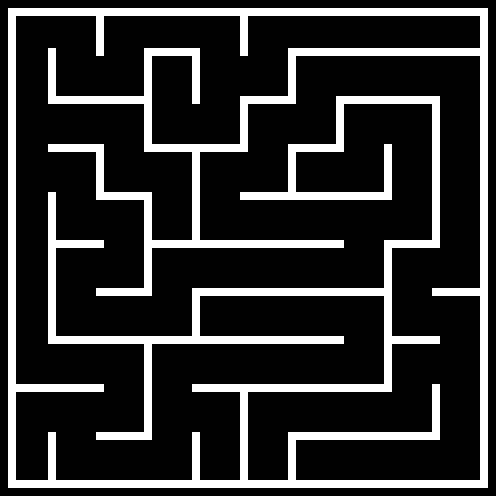

A level layout from a 2D game, rendered from its tile map. Below: a short description, then the map file with tile-grid data replaced by summaries:
An orthogonal 62x62 tile map with 8x8 px tiles, 1 tile layer (Background) and 55 objects (4x Painter, Player, Checkpoint).

<map version="1.10" tiledversion="1.10.2" orientation="orthogonal" renderorder="right-down" width="62" height="62" tilewidth="8" tileheight="8" infinite="0" nextlayerid="4" nextobjectid="58">
 <tileset firstgid="1" source="Mazeball.tsx" />
 <layer id="1" name="Background" width="62" height="62">
  <data>[3844 cells, 719 non-empty, 1 distinct tile ids]</data>
 </layer>
 <objectgroup id="2" name="Spawnpoints">
  <object id="51" name="Player" type="Player" x="205" y="21" width="30" height="30" />
  <object id="52" name="Painter" type="Painter" x="445" y="16.6667" width="30" height="30">
   <properties>
    <property name="colour" value="Yellow" />
   </properties>
  </object>
  <object id="53" name="Painter" type="Painter" x="302" y="444.667" width="30" height="30">
   <properties>
    <property name="colour" value="Green" />
   </properties>
  </object>
  <object id="54" name="Painter" type="Painter" x="207" y="299.667" width="30" height="30">
   <properties>
    <property name="colour" value="Red" />
   </properties>
  </object>
  <object id="55" name="Painter" type="Painter" x="301" y="155.667" width="30" height="30">
   <properties>
    <property name="colour" value="Blue" />
   </properties>
  </object>
  <object id="57" name="Checkpoint" type="Checkpoint" x="252" y="466">
   <polygon points="0,0 31.75,-0.5 31.75,14.5 0,14.25" />
  </object>
 </objectgroup>
 <objectgroup id="3" name="Walls">
  <object id="1" x="7.75" y="8">
   <polygon points="0,0 0.5,8 480.25,7.75 480.25,0.5" />
  </object>
  <object id="2" x="15.75" y="16.5">
   <polygon points="0,0 -7.75,0.25 -7.25,471 0,471.25" />
  </object>
  <object id="3" x="16" y="480.5">
   <polygon points="0,0 0,7.5 471.5,7.25 472,0" />
  </object>
  <object id="4" x="480.25" y="480">
   <polygon points="0,0 7.5,-0.25 7.75,-463.5 0,-463.5" />
  </object>
  <object id="5" x="288.25" y="441">
   <polygon points="0,0 7.5,-0.25 7.75,39 -0.25,39" />
  </object>
  <object id="6" x="288.25" y="432.5">
   <polygon points="0,0 0,7.25 151.75,7.25 151.75,0" />
  </object>
  <object id="7" x="432.25" y="384.25">
   <polygon points="0,0 7.5,0 7.75,48 0,47.75" />
  </object>
  <object id="8" x="432.5" y="288.75">
   <polygon points="0,0 -0.25,6.5 47.75,6.75 47.25,-0.25" />
  </object>
  <object id="9" x="392.5" y="335.75">
   <polygon points="0,0 47.5,0.5 47.75,8.25 -0.25,8.25" />
  </object>
  <object id="10" x="239.75" y="392.25">
   <polygon points="0,0 8.25,0 7.75,88 0.75,87.5" />
  </object>
  <object id="11" x="192.5" y="432.75">
   <polygon points="0,0 7.25,-0.25 7.75,46.75 -0.5,46.75" />
  </object>
  <object id="12" x="192.25" y="384.5">
   <polygon points="0,0 0.25,7.25 199.5,6.75 199.75,0.25" />
  </object>
  <object id="13" x="384.25" y="384">
   <polygon points="0,0 7.5,-0.25 7.75,-136 0,-136" />
  </object>
  <object id="14" x="16" y="384">
   <polygon points="0,0 88.25,0.5 88,7.75 0.25,7.5" />
  </object>
  <object id="15" x="48.5" y="432.25">
   <polygon points="0,0 7.25,0 7,47.75 0,47.75" />
  </object>
  <object id="16" x="96.5" y="432.5">
   <polygon points="0,0 55.25,0.25 55.25,7.25 0,7.25" />
  </object>
  <object id="17" x="144.25" y="344.75">
   <polygon points="0,0 0.25,87.25 7.5,87.5 7.5,-0.25" />
  </object>
  <object id="18" x="48" y="336.25">
   <polygon points="0,0 295.75,0.25 295.75,7.5 0.25,7.25" />
  </object>
  <object id="19" x="192.5" y="296.5">
   <polygon points="0,0 7.5,0 7.75,39.25 -0.5,39.5" />
  </object>
  <object id="20" x="96.25" y="288.5">
   <polygon points="0,0 55.75,0 55.75,7 0,7" />
  </object>
  <object id="21" x="192.5" y="288">
   <polygon points="0,0 0,7.25 191.25,8 191.5,0.25" />
  </object>
  <object id="22" x="384.5" y="240.25">
   <polygon points="0,0 0,7.25 55.25,7.5 55.25,0.25" />
  </object>
  <object id="23" x="48.5" y="335.5">
   <polygon points="0,0 7.5,0.25 7.25,-143.25 -0.5,-143" />
  </object>
  <object id="24" x="56.5" y="240.5">
   <polygon points="0,0 47.25,0 47.25,6.75 -0.25,7" />
  </object>
  <object id="25" x="144" y="200.5">
   <polygon points="0,0 7.5,0 7.75,87 0.25,87" />
  </object>
  <object id="26" x="96" y="192.5">
   <polygon points="0,0 55.75,0 55.75,7.25 0,7" />
  </object>
  <object id="27" x="152.25" y="240.75">
   <polygon points="0,0 191.5,-0.25 191.5,6.75 -0.5,6.75" />
  </object>
  <object id="28" x="192" y="239.75">
   <polygon points="0,0 7.75,0.25 8,-87.25 0,-87" />
  </object>
  <object id="29" x="96.25" y="152.5">
   <polygon points="0,0 7.25,0 7,39.25 -0.25,39" />
  </object>
  <object id="30" x="48.25" y="144.75">
   <polygon points="0,0 55.5,-0.25 55.5,7.25 0,6.75" />
  </object>
  <object id="31" x="240.5" y="192.5">
   <polygon points="0,0 151.25,0 151,7.25 -0.25,7" />
  </object>
  <object id="32" x="288.5" y="152.75">
   <polygon points="0,0 7.5,0 7.5,39.25 -0.25,39" />
  </object>
  <object id="33" x="288.5" y="144.75">
   <polygon points="0,0 55.25,-0.25 55,7 -0.5,7.5" />
  </object>
  <object id="34" x="384.25" y="144.5">
   <polygon points="0,0 7.25,0 7.25,47.25 0.25,47.25" />
  </object>
  <object id="35" x="432.25" y="239.5">
   <polygon points="0,0 7.5,0 7.5,-134.75 0,-134.75" />
  </object>
  <object id="36" x="336.25" y="105">
   <polygon points="0,0 7.5,0 7.25,39 0,38.5" />
  </object>
  <object id="37" x="336.25" y="96.75">
   <polygon points="0,0 0.25,7 103.5,7.25 103.75,-0.25" />
  </object>
  <object id="38" x="144.5" y="144.5">
   <polygon points="0,0 103.25,0 103,7.25 -0.25,7" />
  </object>
  <object id="39" x="240.5" y="104.5">
   <polygon points="0,0 7,0 7.25,39.5 -0.25,39.5" />
  </object>
  <object id="40" x="240.25" y="96.75">
   <polygon points="0,0 55.5,-0.25 55.25,6.75 0.25,7" />
  </object>
  <object id="41" x="144.25" y="143.75">
   <polygon points="0,0 7.5,-0.25 7.5,-87.25 0,-87.25" />
  </object>
  <object id="42" x="144.25" y="48.75">
   <polygon points="0,0 0.25,7.25 55.75,7 55.75,-0.25" />
  </object>
  <object id="43" x="192.5" y="56.5">
   <polygon points="0,0 7,0.25 6.75,47 0,46.75" />
  </object>
  <object id="45" x="48.25" y="96.75">
   <polygon points="0,0 95.5,0 95.5,6.75 0.25,7" />
  </object>
  <object id="46" x="48.5" y="48.5">
   <polygon points="0,0 7.25,0.25 7,47.25 -0.5,47.25" />
  </object>
  <object id="47" x="287.75" y="56.75">
   <polygon points="0,0 8,0 8,39 0.5,39" />
  </object>
  <object id="48" x="288" y="56">
   <polygon points="0,0 0.5,-7.5 191.75,-7.5 191.75,-0.25" />
  </object>
  <object id="49" x="96.5" y="16.75">
   <polygon points="0,0 7.25,0 7,39.25 -0.25,39.25" />
  </object>
  <object id="50" x="240.5" y="17.25">
   <polygon points="0,0 7,-0.25 7,38.25 -0.25,38.25" />
  </object>
 </objectgroup>
</map>